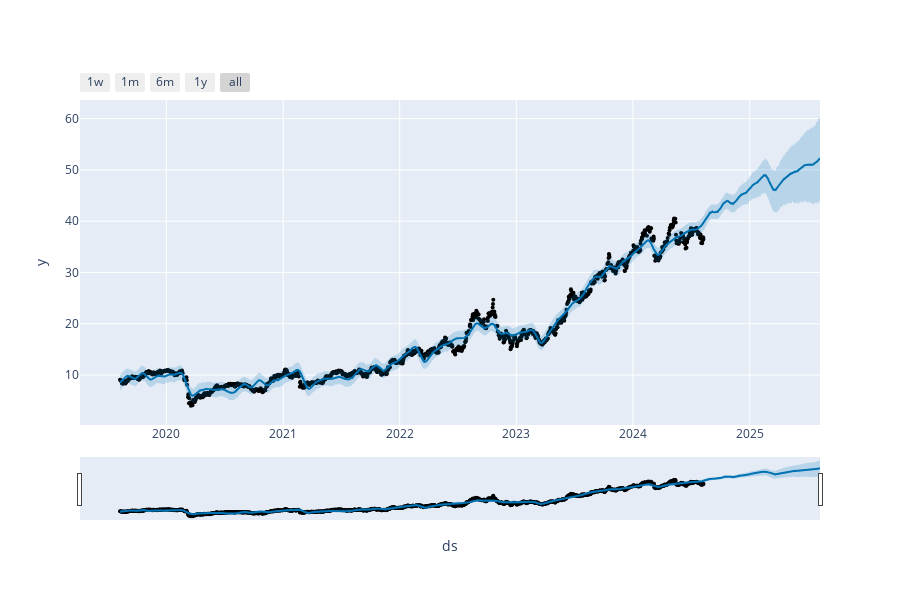

Here is the notebook cell this chart was saved with:
### Code cell
plot_plotly(model, y_pred)

### Figure 1 — Plotly figure (JSON) as saved in the notebook; plotly's stock layout.template omitted (floating-point values rounded to 4 significant figures; data arrays with more than 128 entries replaced by an {"elided": "..."} marker saying what was removed)
{"data": [{"marker": {"color": "black", "size": 4}, "mode": "markers", "name": "Actual", "type": "scatter", "x": {"elided": "1245 str values"}, "y": {"elided": "1245 float values"}}, {"hoverinfo": "skip", "line": {"width": 0}, "mode": "lines", "type": "scatter", "x": {"elided": "1610 str values"}, "y": {"elided": "1610 float values"}}, {"fill": "tonexty", "fillcolor": "rgba(0, 114, 178, 0.2)", "line": {"color": "#0072B2", "width": 2}, "mode": "lines", "name": "Predicted", "type": "scatter", "x": {"elided": "1610 str values"}, "y": {"elided": "1610 float values"}}, {"fill": "tonexty", "fillcolor": "rgba(0, 114, 178, 0.2)", "hoverinfo": "skip", "line": {"width": 0}, "mode": "lines", "type": "scatter", "x": {"elided": "1610 str values"}, "y": {"elided": "1610 float values"}}], "layout": {"height": 600, "showlegend": false, "width": 900, "xaxis": {"autorange": true, "range": ["2019-04-05 17:49:42.8571", "2025-08-09"], "rangeselector": {"buttons": [{"count": 7, "label": "1w", "step": "day", "stepmode": "backward"}, {"count": 1, "label": "1m", "step": "month", "stepmode": "backward"}, {"count": 6, "label": "6m", "step": "month", "stepmode": "backward"}, {"count": 1, "label": "1y", "step": "year", "stepmode": "backward"}, {"step": "all"}]}, "rangeslider": {"autorange": true, "range": ["2019-04-05 17:49:42.8571", "2025-08-09"], "visible": true, "yaxis": {"_template": null, "rangemode": "match"}}, "title": {"text": "ds"}, "type": "date"}, "yaxis": {"autorange": true, "range": [0.2643, 63.62], "title": {"text": "y"}, "type": "linear"}}}
